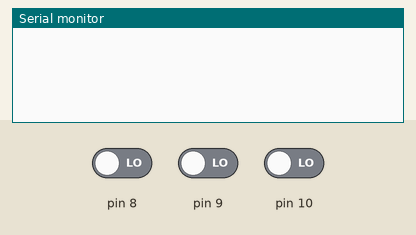
This sketch was run on a simulated Arduino Uno, built with avr-gcc and run on an emulated ATmega328P. On the bench: the last lines printed to the serial monitor. The test bench sets the inputs (shaded band); at power-on: pin 8 LOW, pin 9 LOW, pin 10 LOW.

Above: at 1.2 s.
1.3 s: pin 8 driven HIGH
At 1.48 s:
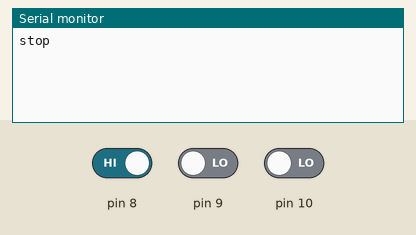
3.3 s: pin 8 driven LOW and pin 9 driven HIGH
At 3.48 s:
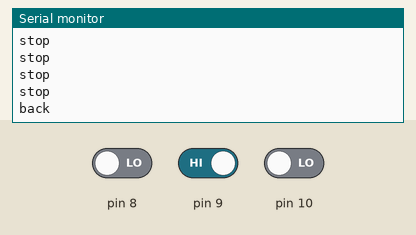
5.3 s: pin 9 driven LOW and pin 10 driven HIGH
At 5.48 s:
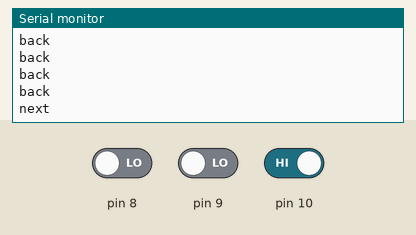

Measured:
- after the input at 1.3 s, the serial monitor: prints a new line at once (image 1)
- after the input at 3.3 s, the serial monitor: prints a new line at once (image 2)
- after the input at 5.3 s, the serial monitor: prints a new line at once (image 3)

The sketch:

Arduino_controller.ino
```cpp
int stop = 0;
int back = 0;
int next = 0;

void setup() {

  // Declaring the buttons
  pinMode(8, INPUT);
  pinMode(9, INPUT);
  pinMode(10, INPUT);


// Initializes the communication between the Arduino and the python script
  Serial.begin(9600);
  Serial.setTimeout(0);
}

void loop() {

  stop = digitalRead(8);
  back = digitalRead(9);
  next = digitalRead(10);


  // If the 'stop' button is pressed, the Arduino sends 'stop' to the python script
  if (stop == HIGH) {
    Serial.println("stop");
    delay(250);
    }

  // If the 'back' button is pressed, the Arduino sends 'back' to the python script
  else if (back == HIGH) {
    Serial.println("back");
    delay(250);
  }

  // If the 'next' button is pressed, the Arduino sends 'next' to the python script
  else if (next == HIGH) {
    Serial.println("next");
    delay(250);
  }
}
```
